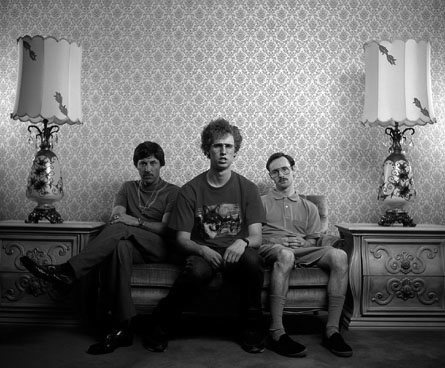
%> input picture Lab2/napoleon.png, 445 x 368 px
$ octave Q6.m   (GNU Octave 9; MATLAB toolbox functions it lacks are replaced by stand-ins)
%> lines starting %> are read from the running program, lines starting %| are printed output that depends on the picture
I = imread('napoleon.png');
%> I is the input picture: size 368x445 uint8; min 0, max 254, mean 104.2

figure
imhist(I);

g = 2;
figure
imhist(I);
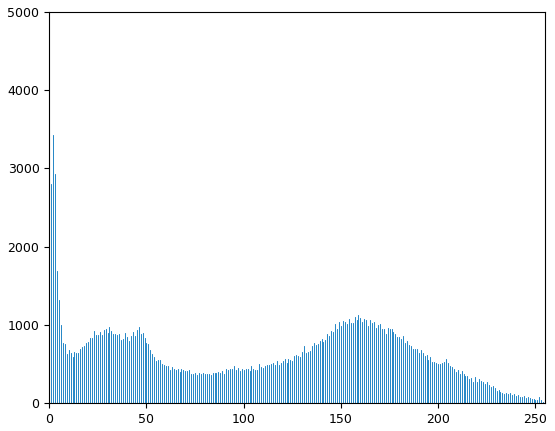
%> figure redrawn from the program's plot data; highest point at x = 0, y = 4688
L = double(I).^g;
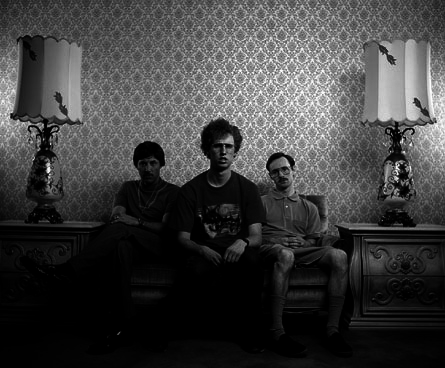
%> L: size 368x445 double; min 0, max 64516, mean 15857.8; drawn with min black and max white
out = uint8(L .* (255/max(max(L))));
imhist(out);
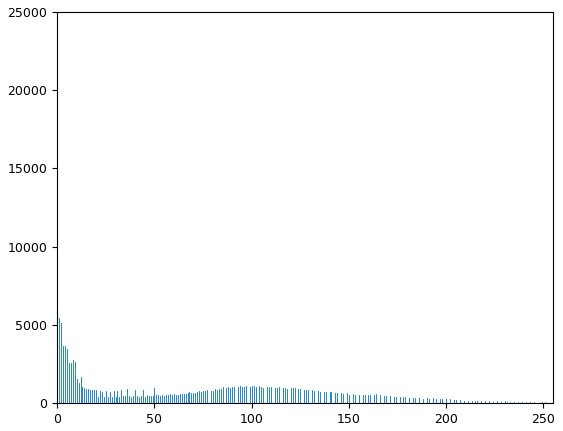
%> figure redrawn from the program's plot data; highest point at x = 0, y = 21349

g = 1/2;
figure
imhist(I);
L = double(I).^g;
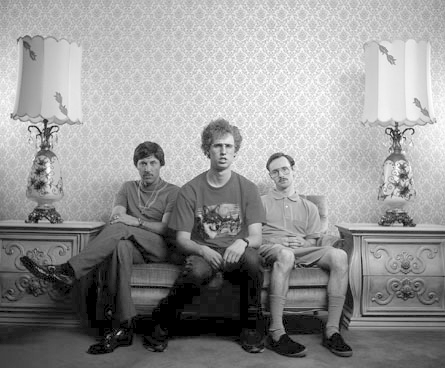
%> L: size 368x445 double; min 0, max 15.94, mean 9.26; drawn with min black and max white
out = uint8(L .* (255/max(max(L))));
imhist(out);
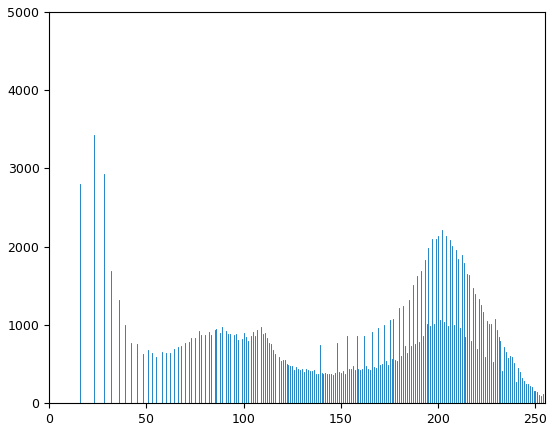
%> figure redrawn from the program's plot data; highest point at x = 0, y = 4688

$ run again, with Lab2/Q8.png copied over Lab2/napoleon.png
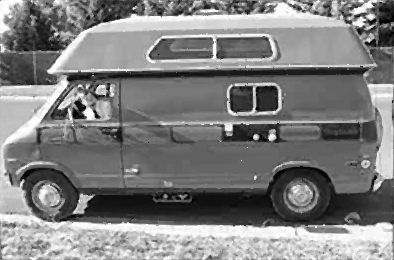
%> input picture Lab2/Q8.png, 394 x 260 px
%> I is the input picture: size 260x394 uint8; min 0, max 255, mean 127.1
%> `L = double(I).^g;`:
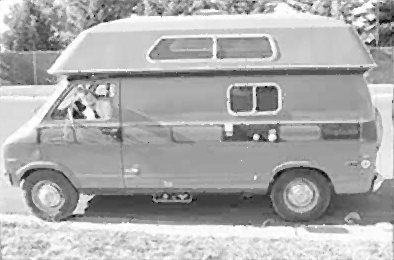
%> L: size 260x394 double; min 0, max 15.97, mean 10.85; drawn with min black and max white
%> `imhist(out);`:
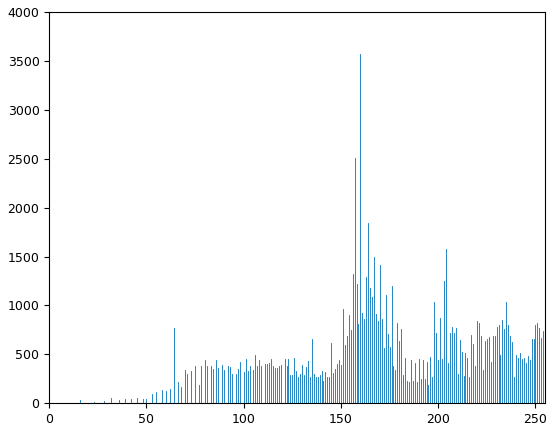
%> figure redrawn from the program's plot data; highest point at x = 160, y = 3570

$ run again, with Lab2/brain1.png copied over Lab2/napoleon.png
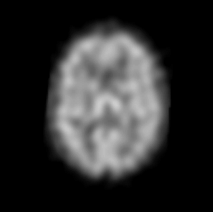
%> input picture Lab2/brain1.png, 213 x 212 px
%> I is the input picture: size 212x213 uint8; min 0, max 205, mean 45.3
%> `imhist(I);`:
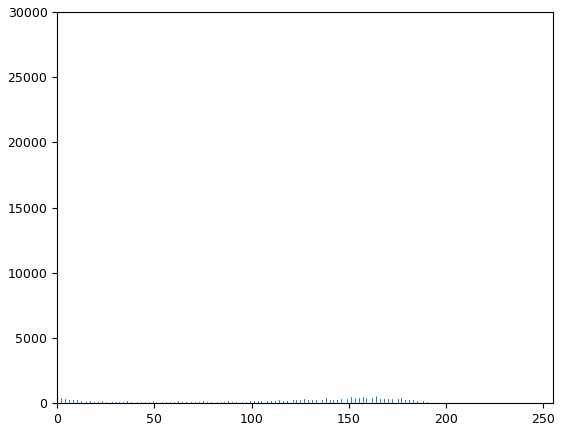
%> figure redrawn from the program's plot data; highest point at x = 0, y = 27025
%> `L = double(I).^g;`:
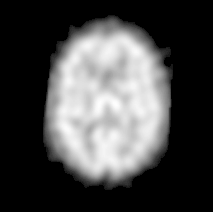
%> L: size 212x213 double; min 0, max 14.32, mean 4.03; drawn with min black and max white
